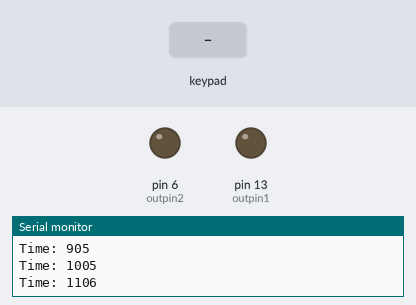
The sketch below on a simulated Arduino Uno, built with avr-gcc and run on an emulated ATmega328P. On the bench: output pins drawn as LEDs (lit = HIGH), the last lines printed to the serial monitor. Inputs (shaded band) come from the test bench.

Above: at 1.2 s.
1.3 s: key '2' pressed
At 2.1 s:
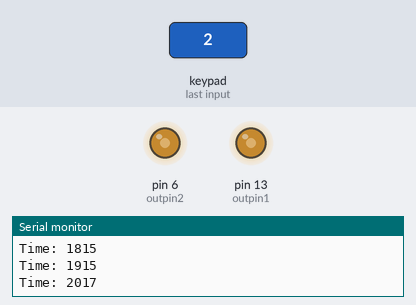
2.8 s: keypad keys 1 2 1 1 1 0 9 D pressed 0.4 s apart
At 3.05 s:
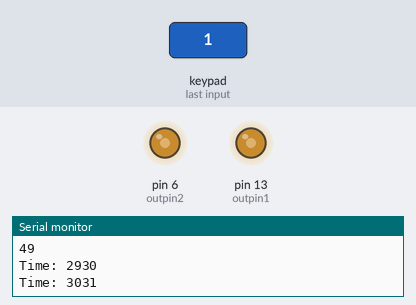
7.5 s: key 'C' pressed
At 8.2 s:
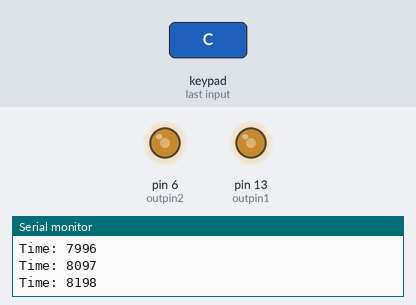
9.1 s: keypad keys 8 4 3 2 # pressed 0.4 s apart
At 9.33 s:
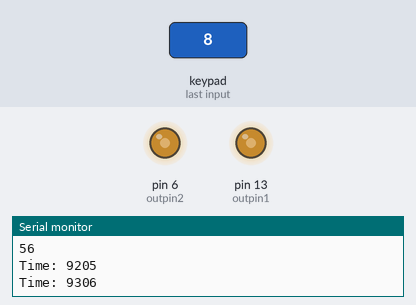
12.6 s: key 'A' pressed
At 13.7 s:
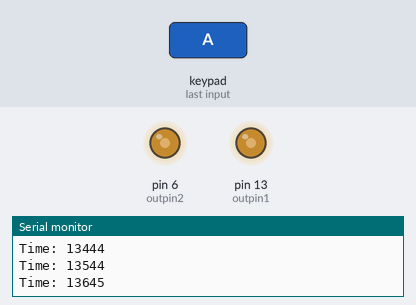
14.1 s: keypad keys 1 2 1 1 1 0 9 * pressed 0.4 s apart
Timing chart, 0 to 18.6 s (numbered marks = the images above; inputs shaded):
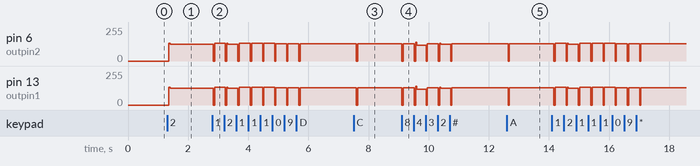

The sketch:

musicInstrument.ino
```cpp
#include <Keypad.h>


#define outpin1 13   // audio out to speaker or amp
#define outpin2 6   // stereo


void freqout(int freq, int t)  // freq in hz, t in ms
{
  int hperiod;                               //calculate 1/2 period in us
  long cycles, i;
  pinMode(outpin1, OUTPUT);                   // turn on output pin
  pinMode(outpin2, OUTPUT);

  hperiod = (500000 / freq) - 7;             // subtract 7 us to make up for digitalWrite overhead

  cycles = ((long)freq * (long)t) / 1000;    // calculate cycles

  for (i=0; i<= cycles; i++){              // play note for t ms
    digitalWrite(outpin1, HIGH);
    digitalWrite(outpin2, HIGH);
    delayMicroseconds(hperiod);
    digitalWrite(outpin1, LOW);
    digitalWrite(outpin2, LOW);
    delayMicroseconds(hperiod - 1);     // - 1 to make up for digitaWrite overhead
  }
pinMode(outpin1, INPUT);                // shut off pin to avoid noise from other operations
pinMode(outpin2, INPUT);

}


#include <Keypad.h>


const byte rows = 4;
const byte cols = 4;
char keys[rows][cols] =
{
  {'1','2','3','A'},
  {'4','5','6','B'},
  {'7','8','9','C'},
  {'*','0','#','D'}
};

      //17 for C0 - 7902 for h8
      //261 for c4- 493 for h4
      //https://muted.io/note-frequencies/
int freqs[rows][cols] =
{
  {130,260,523,1046},
  {138,277,554,1108},
  {196,398,783,1567},
  {246,493,987,1975}
};

byte rowPins[rows] = {12,11,10,9};
byte colPins[cols]= {8,4,3,2};

Keypad keypad_1 = Keypad( makeKeymap(keys), rowPins, colPins, rows, cols );


void setup(){
    Serial.begin(9600);
}

void loop(){
  Serial.print("Time: ");
  long myTime = millis();
  Serial.println(myTime);

    char key = keypad_1.getKey();
    int a = (int)key;
    bool played = false;
    if (a>=35) {
      Serial.println(key);
      Serial.println(a);
      for(int x = 0; x<rows; x++) {
        for(int y = 0; y<rows; y++) {
          if (key == keys[x][y]) {
            freqout(freqs[x][y], 100);
            played = true;
            break;
          }
        }
      }
    }
    if (!played) {
      delay(100);
    }
}
```

Measured:
- after the input at 1.3 s, pin 6 (outpin2), pin 13 (outpin1): 0/255 → 126/255 after 0.06 s
- after the input at 2.8 s, pin 6 (outpin2), pin 13 (outpin1): ramps from 132/255 to 0/255 and jumps back, once every 0.40 s
- after the input at 7.5 s, pin 6 (outpin2): 128/255 → 0/255 after 0.10 s, → 128/255 0.04 s later; pin 13 (outpin1): 128/255 → 129/255 after 0.10 s
- after the input at 9.1 s, pin 6 (outpin2), pin 13 (outpin1): ramps from 139/255 to 0/255 and jumps back, once every 0.40 s
- after the input at 12.6 s, pin 6 (outpin2), pin 13 (outpin1): 129/255 → 0/255 at once, → 129/255 0.04 s later
